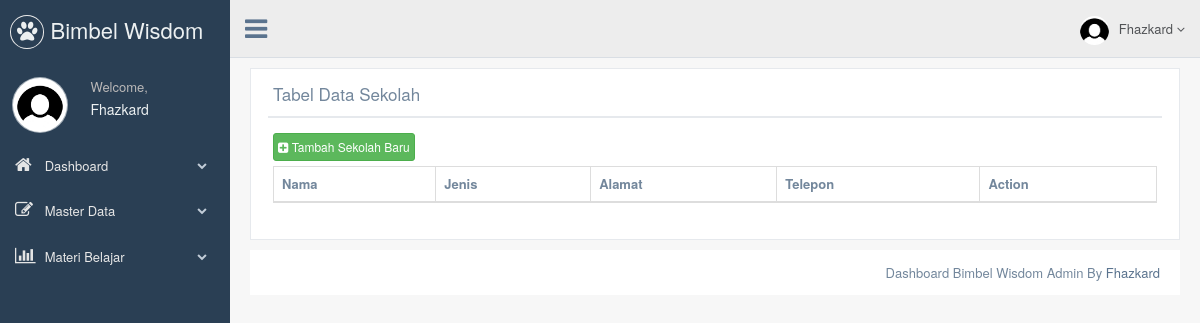
/dashboard/sekolah/index.php (signed in), run on an earlier commit of the app's database.
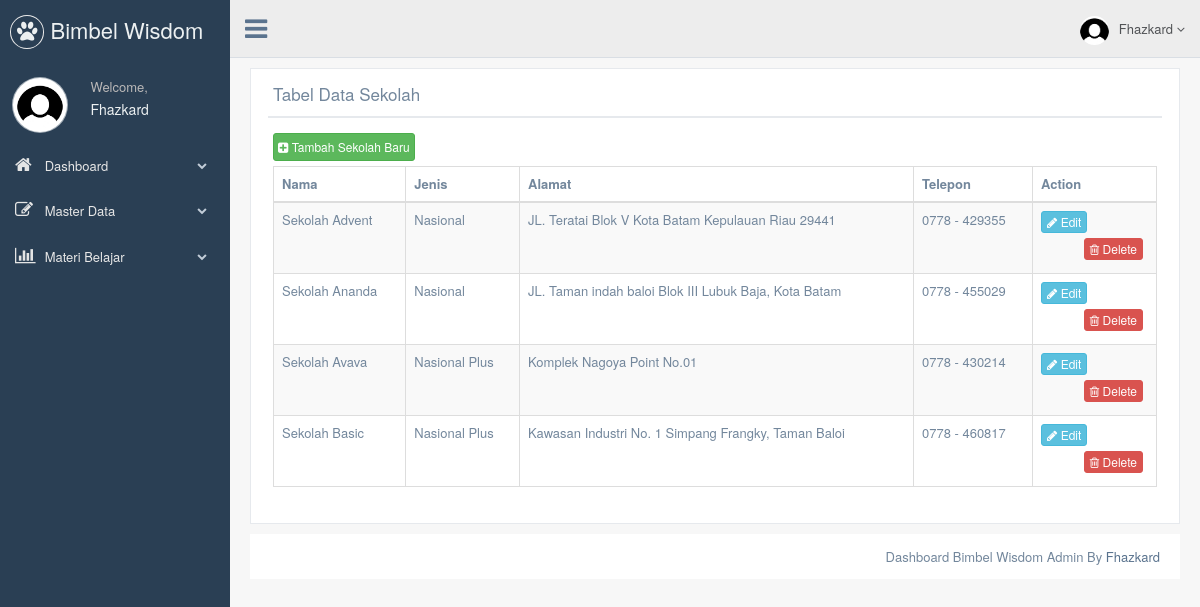
And on a later commit of the database.
### tables this page shows
CREATE TABLE `sekolah` (
  `sekolah_id` int(11) NOT NULL,
  `nama` varchar(30) NOT NULL,
  `jenis` varchar(20) NOT NULL,
  `alamat` text NOT NULL,
  `tlp` varchar(20) NOT NULL
);

### dashboard/sekolah/index.php (the view, shortened to what this page needs)
<?php include "../header.php";?>
        <div class="row">
            <div class="col-md-12 col-sm-12 col-xs-12">
                <div class="x_panel">
                <div class="x_title">
                  <h2>Tabel Data Sekolah</h2>
                  <div class="clearfix"></div>
                </div>
                <div class="x_content">
                    <a href="#" class="btn btn-success btn-xs" style="padding:4px;" data-toggle="modal" data-target=".tambah"><i class="fa fa-plus-square" ></i> Tambah Sekolah Baru</a>
                  <table id="datatable-responsive" class="table table-striped table-bordered dt-responsive nowrap" cellspacing="0" width="100%">
                    <thead>
                      <tr>
                        <th>Nama </th>
                        <th>Jenis </th>
                        <th>Alamat </th>
                        <th>Telepon </th>
                        <th>Action</th>
                      </tr>
                    </thead>
					<tbody>
					<?php
						include '../../koneksi/konek.php';
						$selek_data = mysqli_query($koneksi, "SELECT * FROM sekolah");
						while($data = mysqli_fetch_array($selek_data)){
							?>
                      <tr class=" ">
                        <td class=" "><?php echo $data['nama']; ?></td>
                        <td class=" "><?php echo $data['jenis']; ?></td>
                        <td class=" "><?php echo $data['alamat']; ?></td>
                        <td class="a-right a-right "><?php echo $data['tlp']; ?></td>
                        <td class=" last">
							<a id="edit_link" href="#" class="btn btn-info btn-xs last" data-toggle="modal" data-target=".edit"
							data-sekolah_id="<?php echo $data['sekolah_id']; ?>"
							data-nama="<?php echo $data['nama']; ?>"
							data-jenis="<?php echo $data['jenis']; ?>"
							data-alamat="<?php echo $data['alamat']; ?>"
							data-tlp="<?php echo $data['tlp']; ?>"><i class="fa fa-pencil"></i> Edit</a>
							<form method="post" action="../../koneksi/delete.php" style="width:auto;float:right;">
								<button type="submit" class="btn btn-danger btn-xs last" onclick="return konfirmasi()"><i class="fa fa-trash-o"></i> Delete</button>
							</form>
                        </td>
                      </tr>
					<?php
					}
					?>
                    </tbody>
                  </table>
                </div>
              </div>
            </div>
          </div>
<?php include "../footer.php";?>

### dashboard/header.php (shortened to what this page needs)
<!DOCTYPE html>
<html lang="en">
<head>
  <link href="../../content/css/bootstrap.min.css" rel="stylesheet">
  <link href="../../content/css/font-awesome.min.css" rel="stylesheet">
  <link href="../../content/css/animate.min.css" rel="stylesheet">
  <link href="../../content/css/custom.css" rel="stylesheet">
  <link href="../../content/css/jquery.dataTables.min.css" rel="stylesheet">
  <link href="../../content/css/responsive.bootstrap.min.css" rel="stylesheet">
  <link href="../../content/css/site.css" rel="stylesheet">
  </head>
<body class="nav-md">
  <div class="container body">
    <div class="main_container">
      <div class="col-md-3 left_col">
        <div class="left_col scroll-view">
          <div class="navbar nav_title" style="border: 0;">
            <a href="../" class="site_title"><i class="fa fa-paw"></i> <span>Bimbel Wisdom</span></a>
          </div>
          <div class="profile">
            <div class="profile_pic">
              <img src="../../content/img/user.jpg" alt="..." class="img-circle profile_img">
            </div>
            <div class="profile_info">
              <span>Welcome,</span>
              <h2>Fhazkard</h2>
            </div>
          </div>
          <br />
          <div id="sidebar-menu" class="main_menu_side hidden-print main_menu">
            <div class="menu_section">
                 <br> <div class="clearfix"></div>
              <ul class="nav side-menu">
                <li><a href="../"><i class="fa fa-home"></i> Dashboard <span class="fa fa-chevron-down"></span></a>
                </li>
                <li><a><i class="fa fa-edit"></i> Master Data <span class="fa fa-chevron-down"></span></a>
                </li>
                <li><a><i class="fa fa-bar-chart-o"></i> Materi Belajar <span class="fa fa-chevron-down"></span></a>
                </li>
              </ul>
            </div>
          </div>
        </div>
      </div>
      <div class="top_nav">
        <div class="nav_menu">
          <nav class="" role="navigation">
            <div class="nav toggle">
              <a id="menu_toggle"><i class="animated bounceIn fa fa-bars"></i></a>
            </div>
            <ul class="nav navbar-nav navbar-right">
              <li class="">
                <a href="#" class="user-profile dropdown-toggle" data-toggle="dropdown" aria-expanded="false">
                  <img src="../../content/img/user.jpg" alt="">Fhazkard
                  <span class=" fa fa-angle-down"></span>
                </a>
              </li>
            </ul>
          </nav>
        </div>
      </div>
    <div class="right_col" role="main">

### dashboard/footer.php (shortened to what this page needs)
        <footer class="footer">
          <div class="copyright-info">
            <p class="pull-right">Dashboard Bimbel Wisdom Admin By <a href="https://Fhazkard.com">Fhazkard</a>
            </p>
          </div>
        </footer>
      </div>
    </div>
  </div>
</body>
</html>

### content/css/site.css (style rules this page uses)
.nav.side-menu { cursor: pointer; }
#menu_toggle { cursor: pointer; }
.footer { bottom: 0px; margin: 0px; }
.profile_info { padding-top: 15px; }
td.last { width: 124px; }

What changed in the data, as far as the page shows it:
added sekolah: nama "Sekolah Advent", jenis "Nasional", alamat "JL. Teratai Blok V Kota Batam Kepulauan Riau 29441", tlp "0778 - 429355"
added sekolah: nama "Sekolah Ananda", jenis "Nasional", alamat "JL. Taman indah baloi Blok III Lubuk Baja, Kota Batam", tlp "0778 - 455029"
added sekolah: nama "Sekolah Avava", jenis "Nasional Plus", alamat "Komplek Nagoya Point No.01", tlp "0778 - 430214"
added sekolah: nama "Sekolah Basic", jenis "Nasional Plus", alamat "Kawasan Industri No. 1 Simpang Frangky, Taman Baloi", tlp "0778 - 460817"
